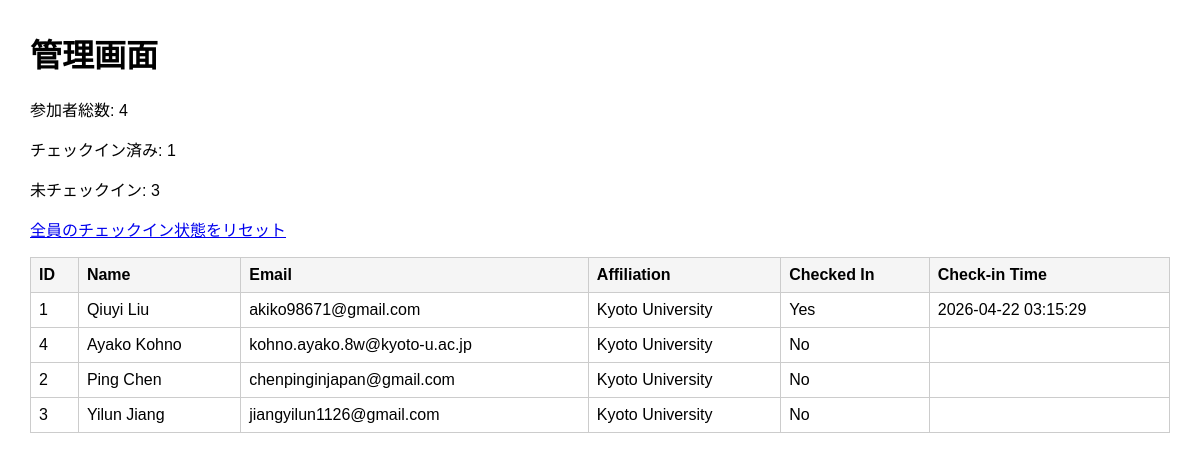
The page /admin on the database its author committed.
### tables this page shows
CREATE TABLE participants (
        id TEXT PRIMARY KEY,
        name TEXT,
        email TEXT,
        affiliation TEXT,
        checked_in INTEGER DEFAULT 0,
        checkin_time TEXT
    );

### app.py (the view)
@app.route("/admin")
def admin():
    conn = get_connection()
    cur = conn.cursor()
    cur.execute("SELECT COUNT(*) FROM participants")
    total = cur.fetchone()[0]
    cur.execute("SELECT COUNT(*) FROM participants WHERE checked_in = 1")
    checked = cur.fetchone()[0]
    cur.execute("SELECT * FROM participants ORDER BY checked_in DESC, name ASC")
    participants = cur.fetchall()
    conn.close()
    return render_template(
        "admin.html",
        total=total,
        checked=checked,
        unchecked=total - checked,
        participants=participants
    )

### app.py (called while the page is built)
def get_connection():
    conn = sqlite3.connect(DB_PATH)
    conn.row_factory = sqlite3.Row
    return conn

### templates/admin.html (shortened to what this page needs)
<!DOCTYPE html>
<html lang="ja">
<head>
</head>
<body>
    <h1>管理画面</h1>
    <p>参加者総数: {{ total }}</p>
    <p>チェックイン済み: {{ checked }}</p>
    <p>未チェックイン: {{ unchecked }}</p>
    <p><a href="/reset">全員のチェックイン状態をリセット</a></p>
    <table>
        <tr>
            <th>ID</th>
            <th>Name</th>
            <th>Email</th>
            <th>Affiliation</th>
            <th>Checked In</th>
            <th>Check-in Time</th>
        </tr>
        {% for p in participants %}
        <tr>
            <td>{{ p["id"] }}</td>
            <td>{{ p["name"] }}</td>
            <td>{{ p["email"] }}</td>
            <td>{{ p["affiliation"] }}</td>
            <td>{{ "Yes" if p["checked_in"] == 1 else "No" }}</td>
            <td>{{ p["checkin_time"] if p["checkin_time"] else "" }}</td>
        </tr>
        {% endfor %}
    </table>
</body>
</html>

### templates/admin.html (style rules this page uses)
body { font-family: Arial, sans-serif; margin: 30px; }
table { border-collapse: collapse; width: 100%; }
th, td { border: 1px solid #ccc; padding: 8px; text-align: left; }
th { background: #f5f5f5; }

### rows shown on the page
participants: id "1", name "Qiuyi Liu", email "akiko98671@gmail.com", affiliation "Kyoto University", checked_in "Yes", checkin_time "2026-04-22 03:15:29"
participants: id "4", name "Ayako Kohno", email "kohno.ayako.8w@kyoto-u.ac.jp", affiliation "Kyoto University", checked_in "No"
participants: id "2", name "Ping Chen", email "chenpinginjapan@gmail.com", affiliation "Kyoto University", checked_in "No"
participants: id "3", name "Yilun Jiang", email "jiangyilun1126@gmail.com", affiliation "Kyoto University", checked_in "No"

### other values the page prints
{{ total }} "4"
{{ checked }} "1"
{{ unchecked }} "3"
